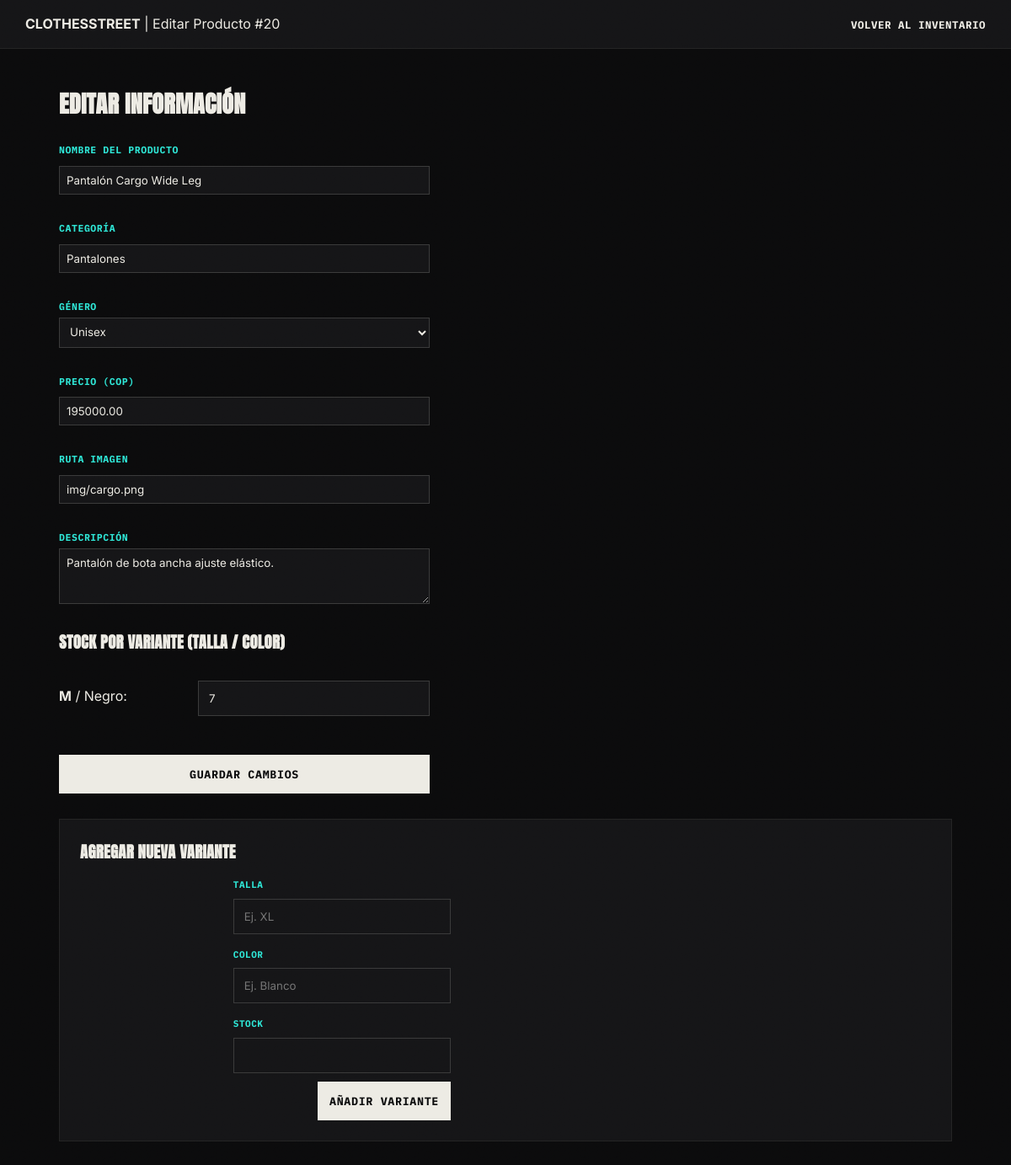
The page /public/admin/admin_editar_producto.php?id=20 (signed in) on the database its author committed.
### tables this page shows
CREATE TABLE `producto` (
  `id_producto` int(11) NOT NULL,
  `nombre` varchar(100) NOT NULL,
  `categoria` varchar(50) NOT NULL,
  `genero` enum('Hombre','Mujer','Unisex') NOT NULL DEFAULT 'Unisex',
  `precio` decimal(10,2) NOT NULL,
  `descripcion` varchar(255) DEFAULT NULL,
  `imagen` varchar(255) NOT NULL DEFAULT 'img/default.jpg',
  `activo` tinyint(1) DEFAULT 1
);

CREATE TABLE `inventario` (
  `id_inventario` int(11) NOT NULL,
  `talla` varchar(10) NOT NULL,
  `color` varchar(30) NOT NULL,
  `stock_disponible` int(11) NOT NULL,
  `id_producto` int(11) NOT NULL
);

### app/views/admin/admin_editar_producto.php (called while the page is built, shortened)
<?php
$id_producto = isset($_GET['id']) ? intval($_GET['id']) : 0;
$res_p = mysqli_query($conexion, "SELECT * FROM producto WHERE id_producto = $id_producto");
$producto = mysqli_fetch_assoc($res_p);
$res_inv = mysqli_query($conexion, "SELECT * FROM inventario WHERE id_producto = $id_producto");
?>

### public/admin/admin_editar_producto.php (the view, shortened to what this page needs)
<?php
require_once __DIR__ . '/../../app/views/admin/admin_editar_producto.php';
?>
<!DOCTYPE html>
<html lang="es">
<head>
    <link rel="stylesheet" href="../css/style.css">
</head>
<body>
    <div class="admin-nav-bar">
        <div><strong>CLOTHESSTREET</strong> | Editar Producto #<?php echo $id_producto; ?></div>
        <div>
            <a href="admin_inventario.php">Volver al Inventario</a>
        </div>
    </div>
    <main class="container">
        <h2>EDITAR INFORMACIÓN</h2>
        <form action="admin_editar_producto.php?id=<?php echo $id_producto; ?>" method="POST">
            <div class="field">
                <label>Nombre del Producto</label>
                <input type="text" name="nombre" value="<?php echo htmlspecialchars($producto['nombre']); ?>" required>
            </div>
            <div class="field">
                <label>Categoría</label>
                <input type="text" name="categoria" value="<?php echo htmlspecialchars($producto['categoria']); ?>" required>
            </div>
            <div class="field">
                <label>Género</label>
                <select name="genero">
                    <option value="Unisex" <?php echo ($producto['genero'] === 'Unisex') ? 'selected' : ''; ?>>Unisex</option>
                </select>
            </div>
            <div class="field">
                <label>Precio (COP)</label>
                <input type="number" name="precio" step="0.01" value="<?php echo $producto['precio']; ?>" required>
            </div>
            <div class="field">
                <label>Ruta Imagen</label>
                <input type="text" name="imagen" value="<?php echo htmlspecialchars($producto['imagen']); ?>" required>
            </div>
            <div class="field">
                <label>Descripción</label>
                <textarea name="descripcion" rows="3"><?php echo htmlspecialchars($producto['descripcion']); ?></textarea>
            </div>
            <h3>STOCK POR VARIANTE (TALLA / COLOR)</h3>
            <?php while ($var = mysqli_fetch_assoc($res_inv)): ?>
                <div style="display: flex; gap: 15px; align-items: center; margin-bottom: 10px;">
                    <span style="min-width: 150px;"><strong><?php echo htmlspecialchars($var['talla']); ?></strong> / <?php echo htmlspecialchars($var['color']); ?>:</span>
                    <input type="number" name="stock_inv[<?php echo $var['id_inventario']; ?>]" value="<?php echo $var['stock_disponible']; ?>" style="width: 100px; padding: 5px;">
                </div>
            <?php endwhile; ?>
            <button type="submit" class="btn-black" style="margin-top: 20px;">GUARDAR CAMBIOS</button>
        </form>
        <div class="box-variantes">
            <h3>AGREGAR NUEVA VARIANTE</h3>
            <form action="admin_editar_producto.php?id=<?php echo $id_producto; ?>" method="POST" style="display: flex; gap: 10px; align-items: flex-end;">
                <div>
                    <label style="font-size: 11px; font-weight: bold;">Talla</label>
                    <input type="text" name="talla" placeholder="Ej. XL" required style="padding: 6px;">
                </div>
                <div>
                    <label style="font-size: 11px; font-weight: bold;">Color</label>
                    <input type="text" name="color" placeholder="Ej. Blanco" required style="padding: 6px;">
                </div>
                <div>
                    <label style="font-size: 11px; font-weight: bold;">Stock</label>
                    <input type="number" name="stock" min="1" required style="padding: 6px; width: 80px;">
                </div>
                <button type="submit" class="btn-black">Añadir Variante</button>
            </form>
        </div>
    </main>
</body>
</html>

### public/css/style.css (style rules this page uses)
:root { --negro:#0B0B0C; --negro2:#151517; --negro3:#1c1c1f; --blanco:#EDEBE4; --gris:#9A968D; --gris-oscuro:#3a3a3a; --linea:#242424; --magenta:#FF2E92; --cian:#2EE6D6; --ambar:#FFB43C; --fuente-display:'Anton', sans-serif; --fuente-mono:'IBM Plex Mono', monospace; --fuente-base:'Inter', sans-serif; }
* { box-sizing:border-box; }
html { scroll-behavior:smooth; }
body { background:var(--negro) !important; color:var(--blanco) !important; font-family:var(--fuente-base); line-height:1.55; margin:0; padding:0; position:relative; }
body::after { content:""; position:fixed; inset:0; pointer-events:none; z-index:9999; opacity:.05; mix-blend-mode:overlay; }
a { color:inherit; text-decoration:none; }
h1,h2,h3,h4 { font-family:var(--fuente-display); text-transform:uppercase; letter-spacing:.3px; margin:0 0 .5em; }
main h2, main h3 { color:var(--blanco); }
main > div[style*="text-align: right"] button, main form button[type="submit"] { background:var(--blanco) !important; color:var(--negro) !important; border:none !important; font-weight:700 !important; cursor:pointer; font-family:var(--fuente-mono); letter-spacing:.05em; text-transform:uppercase; padding:14px 26px !important; }
main { max-width:1200px; margin:0 auto; padding:0 44px; }
main h2 { font-size:28px; margin:44px 0 24px; }
main form { display:flex; flex-direction:column; gap:16px; max-width:440px; }
main form label { font-family:var(--fuente-mono); font-size:11.5px; letter-spacing:.05em; text-transform:uppercase; color:var(--cian); }
main form input { width:100% !important; padding:12px !important; background:var(--negro2) !important; border:1px solid var(--gris-oscuro) !important; color:var(--blanco) !important; font-family:var(--fuente-base); border-radius:0 !important; margin-top:6px; }
main form button[type="submit"] { padding:14px !important; background:var(--blanco) !important; color:var(--negro) !important; border:none !important; font-weight:700 !important; cursor:pointer; font-family:var(--fuente-mono); letter-spacing:.05em; text-transform:uppercase; }
.admin-nav-bar { background:var(--negro2) !important; color:var(--blanco) !important; border-bottom:1px solid var(--linea) !important; padding:16px 30px !important; }
.admin-nav-bar strong { color:var(--blanco); }
.admin-nav-bar a { color:var(--blanco) !important; font-family:var(--fuente-mono); font-size:12.5px !important; letter-spacing:.04em; text-transform:uppercase; }
.admin-container, .container, .container-admin { max-width:1100px !important; margin:30px auto !important; padding:0 20px !important; }
.field { margin-bottom:15px !important; display:flex !important; flex-direction:column !important; }
.field label { font-size:11.5px !important; font-weight:700 !important; letter-spacing:.05em; text-transform:uppercase; color:var(--cian) !important; margin-bottom:4px !important; font-family:var(--fuente-mono); }
.field input, .field select, .field textarea { width:100% !important; padding:8px !important; border:1px solid var(--gris-oscuro) !important; background:var(--negro2) !important; color:var(--blanco) !important; box-sizing:border-box !important; font-family:var(--fuente-base); }
.btn-black, .btn-submit { background:var(--blanco) !important; color:var(--negro) !important; padding:10px 20px !important; border:none !important; font-weight:700 !important; cursor:pointer; font-family:var(--fuente-mono); letter-spacing:.04em; text-transform:uppercase; }
.box-variantes { border:1px solid var(--linea) !important; background:var(--negro2) !important; padding:24px !important; margin-top:30px !important; }

### public/admin/admin_editar_producto.php (style rules this page uses)
.admin-nav-bar { background: #000; color: #fff; padding: 15px 30px; display: flex; justify-content: space-between; align-items: center; }
.admin-nav-bar a { color: #fff; text-decoration: none; font-weight: bold; margin-left: 15px; font-size: 13px; }
.container { max-width: 900px; margin: 30px auto; padding: 0 20px; }
.field { margin-bottom: 15px; }
.field label { font-size: 13px; font-weight: bold; display: block; margin-bottom: 4px; }
.field input, .field select, .field textarea { width: 100%; padding: 8px; border: 1px solid #ccc; box-sizing: border-box; }
.btn-black { background: #000; color: #fff; padding: 10px 20px; border: none; font-weight: bold; cursor: pointer; }
.box-variantes { border: 1px solid #ddd; padding: 20px; background: #fafafa; margin-top: 30px; }

### rows shown on the page
producto: nombre "Pantalón Cargo Wide Leg", categoria "Pantalones", genero "Unisex", precio "195000.00", imagen "img/cargo.png", descripcion "Pantalón de bota ancha ajuste elástico."
inventario: talla "M", color "Negro", stock_disponible "7"

### other values the page prints
$id_producto "20"
